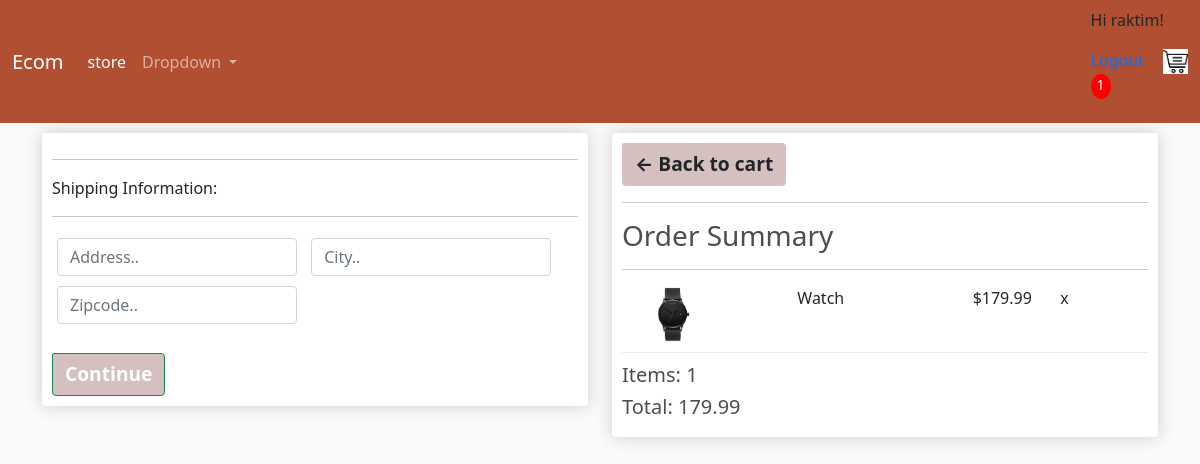
Screenshot of /checkout/ (signed in) with the database file from the repository.
### store/models.py (models this page shows, shortened)
class OrderItem(models.Model):
    product = models.ForeignKey(Product, null=True, on_delete=models.SET_NULL)
    order = models.ForeignKey(Order, null=True, on_delete=models.SET_NULL)
    quantity = models.IntegerField(default=0, null=True, blank=True)
    date_added = models.DateTimeField(auto_now_add=True)
    @property
    def get_total(self):
        total = self.product.price * self.quantity
        return total

class Product(models.Model):
    name = models.CharField(max_length=200)
    price = models.DecimalField(max_digits=7, decimal_places=2)
    description = models.TextField(blank=True)
    digital=models.BooleanField(default=False, null=True, blank=True)
    image = models.ImageField(null=True, blank=True)
    @property
    def imageURL(self):
        try:
            url = self.image.url
        except:
            url = ''
        return url

class Order(models.Model):
    customer = models.ForeignKey(Customer, null=True, on_delete=models.SET_NULL, blank=True)
    date_ordered = models.DateTimeField(auto_now_add= True)
    complete = models.BooleanField(default=False)
    transaction_id = models.CharField(max_length=100, null=True)
    @property
    def get_cart_total(self):
        orderitems = self.orderitem_set.all()
        total = sum([item.get_total for item in orderitems])
        return total
    @property
    def get_cart_items(self):
        orderitems = self.orderitem_set.all()
        total = sum([item.quantity for item in orderitems])
        return total
    @property
    def shipping(self):
        shipping = False
        orderitems = self.orderitem_set.all()
        for i in orderitems:
            if i.product.digital == False:
                shipping = True
        return shipping

### store/views.py (the view)
# urls.py: path('checkout/', views.checkout, name='checkout'),
def checkout(request):
    data = cartData(request)
    cartItems = data['cartItems']
    order = data['order']
    items = data['items']
    context={'items':items, 'order':order, 'cartItems': cartItems}
    return render(request, 'store/checkout.html', context)

### store/utils.py (called while the page is built)
def cartData(request):
    if request.user.is_authenticated:
        customer = request.user.customer
        order, created = Order.objects.get_or_create(customer=customer, complete=False)
        items = order.orderitem_set.all()
        cartItems = order.get_cart_items
    else:
        cookieData = cookieCart(request)
        cartItems = cookieData['cartItems']
        order = cookieData['order']
        items = cookieData['items']
    return {'cartItems':cartItems, 'order':order, 'items':items}

### store/templates/store/checkout.html (shortened to what this page needs)
{% extends 'store/main.html' %}
{% load static %}
{% block content %}
<div class="row">
    <div class="col-lg-6">
        <div class="box-element" id="form-wrapper">
            <form id="form">
                <div id="shipping-info">
                    <hr>
                    <p>Shipping Information:</p>
                    <hr>
                    <div class="form-field">
                        <input required class="form-control" type="text" name="address" placeholder="Address..">
                    </div>
                    <div class="form-field">
                        <input required class="form-control" type="text" name="city" placeholder="City..">
                    </div>
                    <div class="form-field">
                        <input required class="form-control" type="text" name="zipcode" placeholder="Zipcode..">
                    </div>
                </div>
                <br>
                <input id="form-button" class="btn btn-success btn-block" type="submit" value="Continue">
            </form>
        </div>
        <br>
    </div>
    <div class="col-lg-6">
        <div class="box-element">
            <a class="btn btn-outlined-dark" href="{% url 'cart' %}">&#x2190; Back to cart</a>
            <hr>
            <h3>Order Summary</h3>
            <hr>
            {% for item in items %}
            <div class="cart-row">
                <div style="flex:2"><img class="row-image" src="{{item.product.imageURL}}"></div>
                <div style="flex:2"><p>{{item.product.name}}</p></div>
                <div style="flex:1"><p>${{item.product.price}}</p></div>
                <div style="flex:1"><p>x{{item.product.quantity}}</p></div>
            </div>
            {% endfor %}
            <h5>Items:  {{order.get_cart_items}}</h5>
            <h5>Total: {{order.get_cart_total|floatformat:2}}</h5>
        </div>
    </div>
</div>
{% endblock content %}

### store/templates/store/main.html (shortened to what this page needs)
<!DOCTYPE html>
{% load static %}
<html>
    <head>
        <link href="https://cdn.jsdelivr.net/npm/bootstrap@5.0.1/dist/css/bootstrap.min.css" rel="stylesheet"
>
        <link rel="stylesheet" type="text/css" href="{% static 'css/main.css' %}">
    </head>
    <body>
        <nav class="navbar navbar-expand-lg navbar-dark bg-dark">
            <div class="container-fluid">
              <a class="navbar-brand" href="{% url 'store'%}">Ecom</a>
              <div class="collapse navbar-collapse" id="navbarSupportedContent">
                <ul class="navbar-nav me-auto mb-2 mb-lg-0">
                  <li class="nav-item">
                    <a class="nav-link active" aria-current="page" href="{% url 'store'%}">store</a>
                  </li>
                  <li class="nav-item dropdown">
                    <a class="nav-link dropdown-toggle" href="#" id="navbarDropdown" role="button" data-bs-toggle="dropdown" aria-expanded="false">
                      Dropdown
                    </a>
                  </li>
                </ul>
                <div class="form-inline my-2 my-lg-0">
                  {% if user.is_authenticated %}
                    <p>Hi {{ user.username }}!</p>
                    <a href="{% url 'logout'%}">Logout</a>
                    {% else %}
                    <p>You are not logged in.</p>
                    <a href="{% url 'login' %}" class="btn btn-warning">Login</a>
                    <a href="{% url 'register' %}" class="btn btn-warning">Create an account</a>
                  {% endif %}
                    <a href="{% url 'cart' %}">
                        <img id="cart-icon" src="{% static 'images/cart.png' %}">
                    </a>
                    <p id="cart-total">{{cartItems}}</p>
                </div>
              </div>
            </div>
          </nav>
        <div class="container">
            {% block content %}
            {% endblock content %}
        </div>
    </body>
</html>

### static/css/main.css (style rules this page uses)
body { background-color: hsl(0, 0%, 98%); }
h1,h2,h3,h4,h5,h6 { color:hsl(0, 0%, 30%); }
.box-element { box-shadow:hsl(0, 0%, 80%) 0 0 16px; background-color: #fff; border-radius: 4px; padding: 10px; }
.bg-dark { background-color: #a73816e0!important; }
#cart-icon { width:25px; display: inline-block; margin-left: 15px; }
#cart-total { display: block; text-align: center; color:#fff; background-color: red; width: 20px; height: 25px; border-radius: 50%; font-size: 14px; }
.col-lg-4, .col-lg-6, .col-lg-8, .col-lg-12 { margin-top: 10px; }
.btn { border-radius: 2px 4px 4px 4px; border-style:double; background-color: #681c1c46; font-weight: bold; font-size: larger; }
.row-image { width: 100px; }
.form-field { width:250px; display: inline-block; padding: 5px; }
.cart-row { display: flex; align-items: flex-stretch; padding-bottom: 10px; margin-bottom: 10px; border-bottom: 1px solid #ececec; }

### rows the page displays
OrderItem: product.imageURL (picture), product.name "Watch", product.price "179.99"
Order: get_cart_items "1", get_cart_total "179.99"

### other values shown
{{ user.username }} "raktim"
{{ cartItems }} "1"
